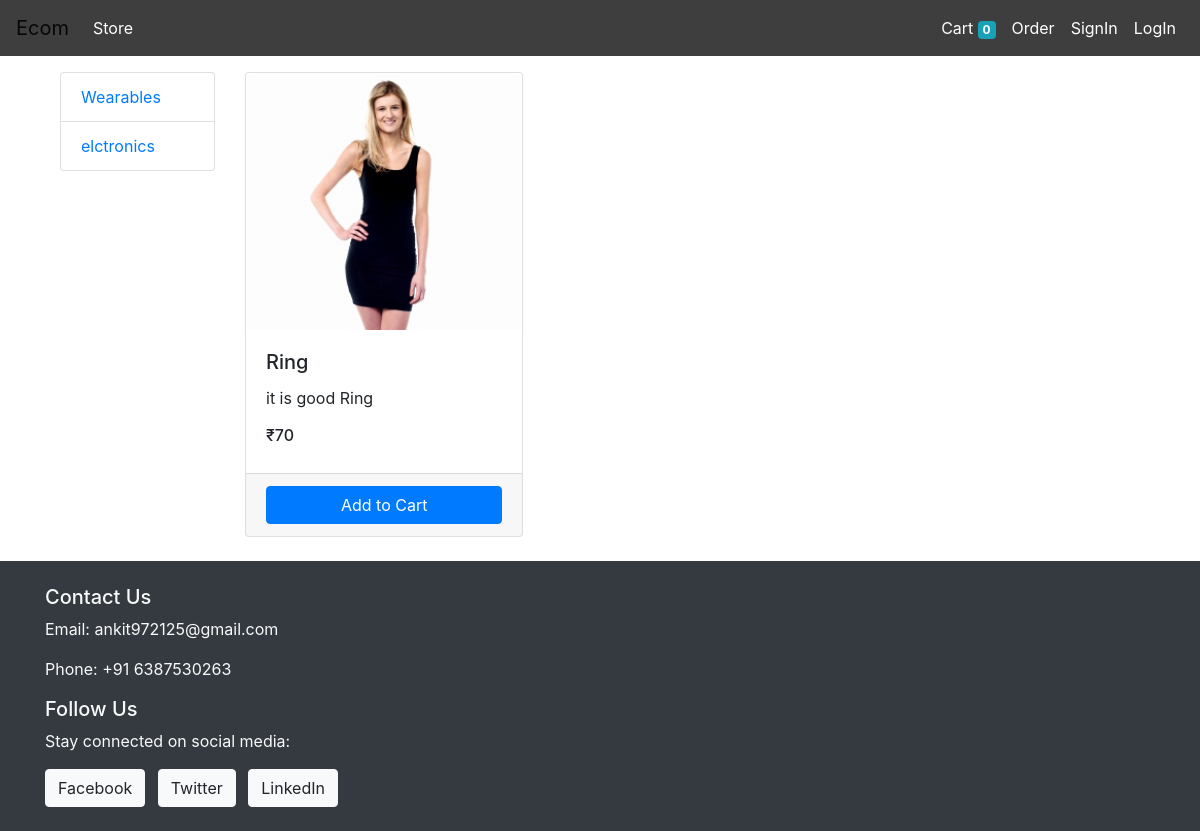
The app's page /?category=2 with its own data.
### store/models.py (models this page shows, shortened)
class Category(models.Model):
    Name = models.CharField(max_length=50)
    @staticmethod
    def get_all_category():
        return Category.objects.all()

class Product(models.Model):
    Name = models.CharField( max_length=50)
    Price = models.IntegerField(default=0)
    Description = models.CharField( max_length=250)
    category = models.ForeignKey(Category, on_delete=models.CASCADE ,default=1)
    img = models.ImageField( upload_to='./media/prod/', height_field=None, width_field=None, max_length=None)
    @staticmethod
    def get_all_product_by_id(product_ids):
        if not isinstance(product_ids, list):
            product_ids = [product_ids]
        products = Product.objects.filter(id__in=product_ids)
        return products

### store/views.py (the view, shortened to what this page needs)
# urls.py: path('',IndexView.as_view(),name='index'),
class IndexView(View):
    def get(self, request):
        cart = request.session.get('cart')
        if not cart:
            request.session['cart'] = {}
        products = None
        categories = Category.get_all_category()
        categoryID = request.GET.get('category')
        if categoryID:
            products = Product.get_all_product_by_id(categoryID)
        else:
            products = Product.get_all_product()
        data = {
            'products': products,
            'categories': categories,
        }
        return render(request, 'Store/index.html', data)

### store/templatetags/cart.py (called while the page is built, shortened)
@register.filter(name='isInCart')
def isInCart(product, cart):
    keys = cart.keys()
    return False

@register.filter(name='currency')
def currency(num):
    return "₹"+str(num)

### templates/Store/index.html (shortened to what this page needs)
{% extends './base.html' %}
{% block content %}
{% load cart %}
<div class="container-fluid mt-3">
    <div class="row">
        <div class="col-lg-2">
            <ul class="list-group">
                {% for cat in categories %}
                    <a href="/?category={{ cat.id }}" class="list-group-item">{{ cat.Name }}</a>
                {% endfor %}
            </ul>
        </div>
        <div id="prod" class="col-lg-10">
            <div class="row">
                {% for prod in products %}
                    <div class="col-lg-4 mb-4">
                        <div class="card h-100">
                            <img src="{{ prod.img.url }}" class="card-img-top" alt="Product Image">
                            <div class="card-body">
                                <h5 class="card-title">{{ prod.Name }}</h5>
                                <p class="card-text">{{ prod.Description }}</p>
                                <h6 class="card-price">{{ prod.Price|currency }}</h6>
                            </div>
                            <div class="card-footer">
                                {% if prod|isInCart:request.session.cart %}
                                    <div class="row no-gutters">
                                        <form action="#{{ prod.id }}" method="post" class="col-4">
                                            {% csrf_token %}
                                            <input hidden name="product" type="text" value="{{ prod.id }}">
                                            <input hidden name="remove" type="text" value="True">
                                            <input type="submit" value="-" class="btn btn-dark btn-block">
                                        </form>
                                        <div class="text-center col-4">{{ prod|cartCount:request.session.cart }} in Cart</div>
                                        <form action="#{{ prod.id }}" method="post" class="col-4">
                                            {% csrf_token %}
                                            <input hidden name="product" type="text" value="{{ prod.id }}">
                                            <input type="submit" value="+" class="btn btn-dark btn-block">
                                        </form>
                                    </div>
                                {% else %}
                                    <form action="#{{ prod.id }}" method="post">
                                        <input type="submit" class="btn btn-primary btn-block" value="Add to Cart">
                                    </form>
                                {% endif %}
                            </div>
                        </div>
                    </div>
                {% endfor %}
            </div>
        </div>
    </div>
</div>
{% endblock %}

### records on screen
Category: Name "Wearables"
Category: Name "elctronics"
Product: img (picture), Name "Ring", Description "it is good Ring", Price "₹70"

### other values on screen
{{ request.session.cart.keys|length }} "0"
